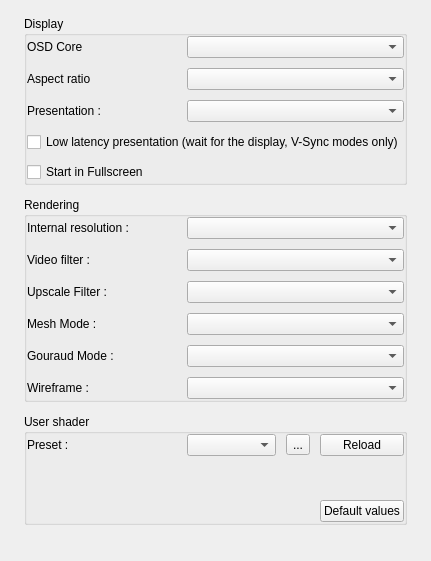
<widget class="QWidget" name="pgVideo_content"><property name="role" stdset="0"><string notr="true">pagecontent</string></property><layout class="QVBoxLayout" name="pgVideo_vl"><property name="spacing"><number>12</number></property><property name="leftMargin"><number>24</number></property><property name="topMargin"><number>16</number></property><property name="rightMargin"><number>24</number></property><property name="bottomMargin"><number>16</number></property><item><widget class="QGroupBox" name="cardWindow"><property name="title"><string>Display</string></property><property name="role" stdset="0"><string notr="true">card</string></property><layout class="QGridLayout" name="glWindow" columnstretch="0,1,0"><property name="leftMargin"><number>0</number></property><property name="topMargin"><number>0</number></property><property name="rightMargin"><number>0</number></property><property name="bottomMargin"><number>0</number></property><property name="horizontalSpacing"><number>10</number></property><property name="verticalSpacing"><number>10</number></property><item row="0" column="0" rowspan="1" colspan="1"><widget class="QLabel" name="lOSDCore">
         <property name="text">
          <string>OSD Core</string>
         </property>
         <property name="textFormat">
          <enum>Qt::PlainText</enum>
         </property>
        <property name="alignment"><set>Qt::AlignLeading|Qt::AlignLeft|Qt::AlignVCenter</set></property><property name="role" stdset="0"><string notr="true">row</string></property><property name="minimumSize"><size><width>150</width><height>0</height></size></property></widget>
       </item><item row="0" column="1" rowspan="1" colspan="2"><widget class="QComboBox" name="cbOSDCore" />
       </item><item row="1" column="0" rowspan="1" colspan="1"><widget class="QLabel" name="lWinResolution">
         <property name="text"><string>Aspect ratio</string></property><property name="textFormat">
          <enum>Qt::PlainText</enum>
         </property>
        <property name="alignment"><set>Qt::AlignLeading|Qt::AlignLeft|Qt::AlignVCenter</set></property><property name="role" stdset="0"><string notr="true">row</string></property><property name="minimumSize"><size><width>150</width><height>0</height></size></property></widget>
       </item><item row="1" column="1" rowspan="1" colspan="2"><widget class="QComboBox" name="cbAspectRatio" />
       </item><item row="2" column="0" rowspan="1" colspan="1"><widget class="QLabel" name="lSwapMode">
         <property name="text"><string>Presentation :</string></property><property name="toolTip"><string>How finished frames are shown on your display. This is separate from "Enable vertical synchronization" (General page), which keeps the emulation at the console frame rate.</string></property><property name="textFormat">
          <enum>Qt::PlainText</enum>
         </property>
        <property name="alignment"><set>Qt::AlignLeading|Qt::AlignLeft|Qt::AlignVCenter</set></property><property name="role" stdset="0"><string notr="true">row</string></property><property name="minimumSize"><size><width>150</width><height>0</height></size></property></widget>
       </item><item row="2" column="1" rowspan="1" colspan="2"><widget class="QComboBox" name="cbSwapMode"><property name="toolTip"><string>Off: lowest latency, tearing possible. V-Sync: no tearing. Adaptive: V-Sync, but a late frame is shown immediately (needs driver support, otherwise plain V-Sync). Automatically off during fast forward or when the speed is not 100%.</string></property></widget>
       </item><item row="3" column="0" rowspan="1" colspan="3"><widget class="QCheckBox" name="cbLowLatencyPresent">
         <property name="text">
          <string>Low latency presentation (wait for the display, V-Sync modes only)</string>
         </property>
         <property name="toolTip"><string>The emulator waits until the display has taken each frame, so the graphics driver cannot queue frames ahead. Lowers input lag; may cost speed on slow GPUs.</string></property>
        </widget>
       </item><item row="4" column="0" rowspan="1" colspan="3"><widget class="QCheckBox" name="cbFullscreen">
         <property name="text">
          <string>Start in Fullscreen</string>
         </property>
        </widget>
       </item></layout></widget></item><item><widget class="QGroupBox" name="cardRender"><property name="title"><string>Rendering</string></property><property name="role" stdset="0"><string notr="true">card</string></property><layout class="QGridLayout" name="glRender" columnstretch="0,1,0"><property name="leftMargin"><number>0</number></property><property name="topMargin"><number>0</number></property><property name="rightMargin"><number>0</number></property><property name="bottomMargin"><number>0</number></property><property name="horizontalSpacing"><number>10</number></property><property name="verticalSpacing"><number>10</number></property><item row="0" column="0" rowspan="1" colspan="1"><widget class="QLabel" name="OpenGLSize">
         <property name="text"><string>Internal resolution :</string></property><property name="textFormat">
          <enum>Qt::PlainText</enum>
         </property>
         <property name="alignment"><set>Qt::AlignLeading|Qt::AlignLeft|Qt::AlignVCenter</set></property><property name="role" stdset="0"><string notr="true">row</string></property><property name="minimumSize"><size><width>150</width><height>0</height></size></property></widget>
       </item><item row="0" column="1" rowspan="1" colspan="2"><widget class="QComboBox" name="cbResolution" />
       </item><item row="1" column="0" rowspan="1" colspan="1"><widget class="QLabel" name="Embellishmentfilter">
         <property name="text"><string>Video filter :</string></property><property name="textFormat">
          <enum>Qt::PlainText</enum>
         </property>
         <property name="alignment"><set>Qt::AlignLeading|Qt::AlignLeft|Qt::AlignVCenter</set></property><property name="role" stdset="0"><string notr="true">row</string></property><property name="minimumSize"><size><width>150</width><height>0</height></size></property></widget>
       </item><item row="1" column="1" rowspan="1" colspan="2"><widget class="QComboBox" name="cbFilterMode" />
       </item><item row="2" column="0" rowspan="1" colspan="1"><widget class="QLabel" name="UpscaleFilter">
         <property name="text">
          <string>Upscale Filter :</string>
         </property>
         <property name="textFormat">
          <enum>Qt::PlainText</enum>
         </property>
         <property name="alignment"><set>Qt::AlignLeading|Qt::AlignLeft|Qt::AlignVCenter</set></property><property name="role" stdset="0"><string notr="true">row</string></property><property name="minimumSize"><size><width>150</width><height>0</height></size></property></widget>
       </item><item row="2" column="1" rowspan="1" colspan="2"><widget class="QComboBox" name="cbUpscaleMode" />
       </item><item row="3" column="0" rowspan="1" colspan="1"><widget class="QLabel" name="MeshMode">
         <property name="text">
          <string>Mesh Mode :</string>
         </property>
         <property name="textFormat">
          <enum>Qt::PlainText</enum>
         </property>
         <property name="alignment"><set>Qt::AlignLeading|Qt::AlignLeft|Qt::AlignVCenter</set></property><property name="role" stdset="0"><string notr="true">row</string></property><property name="minimumSize"><size><width>150</width><height>0</height></size></property></widget>
       </item><item row="3" column="1" rowspan="1" colspan="2"><widget class="QComboBox" name="cbMeshModeFilter" />
       </item><item row="4" column="0" rowspan="1" colspan="1"><widget class="QLabel" name="BandingMode">
         <property name="text">
          <string>Gouraud Mode :</string>
         </property>
         <property name="textFormat">
          <enum>Qt::PlainText</enum>
         </property>
         <property name="alignment"><set>Qt::AlignLeading|Qt::AlignLeft|Qt::AlignVCenter</set></property><property name="role" stdset="0"><string notr="true">row</string></property><property name="minimumSize"><size><width>150</width><height>0</height></size></property></widget>
       </item><item row="4" column="1" rowspan="1" colspan="2"><widget class="QComboBox" name="cbBandingModeFilter" />
       </item><item row="5" column="0" rowspan="1" colspan="1"><widget class="QLabel" name="Wireframe">
         <property name="text">
          <string>Wireframe :</string>
         </property>
         <property name="textFormat">
          <enum>Qt::PlainText</enum>
         </property>
         <property name="alignment"><set>Qt::AlignLeading|Qt::AlignLeft|Qt::AlignVCenter</set></property><property name="role" stdset="0"><string notr="true">row</string></property><property name="minimumSize"><size><width>150</width><height>0</height></size></property></widget>
       </item><item row="5" column="1" rowspan="1" colspan="2"><widget class="QComboBox" name="cbWireframeFilter" />
       </item></layout></widget></item><item><widget class="QGroupBox" name="cardUserShader"><property name="title"><string>User shader</string></property><property name="role" stdset="0"><string notr="true">card</string></property><layout class="QGridLayout" name="glUserShader" columnstretch="0,1,0,0"><property name="leftMargin"><number>0</number></property><property name="topMargin"><number>0</number></property><property name="rightMargin"><number>0</number></property><property name="bottomMargin"><number>0</number></property><property name="horizontalSpacing"><number>10</number></property><property name="verticalSpacing"><number>10</number></property><item row="0" column="0" rowspan="1" colspan="1"><widget class="QLabel" name="lUserShader"><property name="text"><string>Preset :</string></property><property name="textFormat"><enum>Qt::PlainText</enum></property><property name="alignment"><set>Qt::AlignLeading|Qt::AlignLeft|Qt::AlignVCenter</set></property><property name="role" stdset="0"><string notr="true">row</string></property><property name="minimumSize"><size><width>150</width><height>0</height></size></property></widget></item><item row="0" column="1" rowspan="1" colspan="1"><widget class="QComboBox" name="cbUserShader"><property name="toolTip"><string>Used when the video filter is "User shader (preset)". Presets are .kfx (several passes) or .glsl (one pass) files of the shaders folder, in the data folder or next to the program.</string></property></widget></item><item row="0" column="2" rowspan="1" colspan="1"><widget class="QToolButton" name="tbUserShaderBrowse"><property name="text"><string>...</string></property></widget></item><item row="0" column="3" rowspan="1" colspan="1"><widget class="QPushButton" name="pbUserShaderReload"><property name="text"><string>Reload</string></property><property name="toolTip"><string>Read the files again and refresh the list and the parameters.</string></property></widget></item><item row="1" column="0" rowspan="1" colspan="4"><widget class="QLabel" name="lUserShaderStatus"><property name="text"><string></string></property><property name="wordWrap"><bool>true</bool></property><property name="textInteractionFlags"><set>Qt::TextSelectableByMouse</set></property></widget></item><item row="2" column="0" rowspan="1" colspan="4"><widget class="QWidget" name="wUserShaderParams"><layout class="QGridLayout" name="glUserShaderParams"><property name="leftMargin"><number>0</number></property><property name="topMargin"><number>0</number></property><property name="rightMargin"><number>0</number></property><property name="bottomMargin"><number>0</number></property><property name="horizontalSpacing"><number>10</number></property><property name="verticalSpacing"><number>6</number></property></layout></widget></item><item row="3" column="3" rowspan="1" colspan="1"><widget class="QPushButton" name="pbUserShaderReset"><property name="text"><string>Default values</string></property></widget></item></layout></widget></item><item><spacer name="pgVideo_sp"><property name="orientation"><enum>Qt::Vertical</enum></property><property name="sizeHint" stdset="0"><size><width>20</width><height>20</height></size></property></spacer></item></layout></widget>
